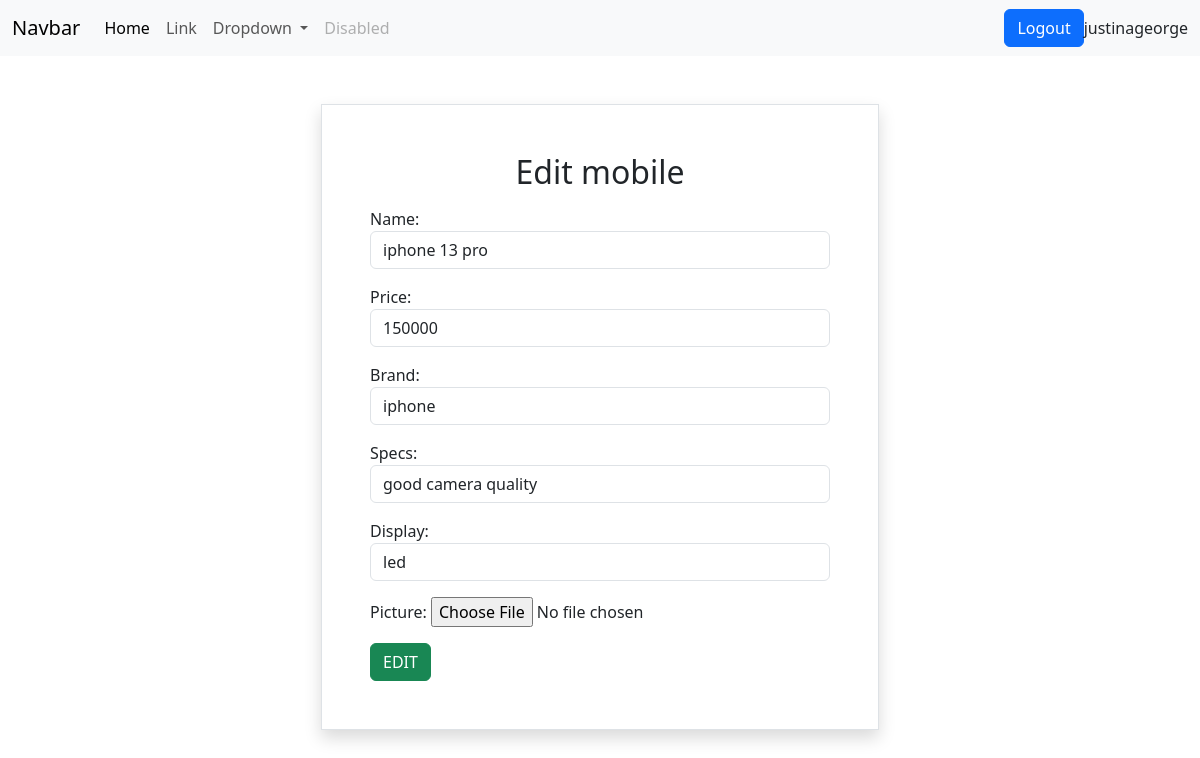
/mobiles/4/change (signed in), run on the app's committed database.
### mobile/models.py (models this page shows, shortened)
class Mobiles(models.Model):
    name=models.CharField(max_length=200,unique=True)
    price=models.PositiveIntegerField()
    brand=models.CharField(max_length=200)
    specs=models.CharField(max_length=200)
    display=models.CharField(max_length=200)
    picture= models.ImageField(upload_to="images",null=True)

### mobile/views.py (the view, shortened to what this page needs)
# urls.py: path("mobiles/<int:pk>/change",views.MobileUpdateView.as_view(), name="mobile-change"),
@method_decorator(signin_required,name="dispatch")
class MobileUpdateView(View):
    def get(self,request,*args,**kwargs):
        id=kwargs.get("pk")
        obj=Mobiles.objects.get(id=id)
        form=MobileForm(instance=obj)
        return render(request,"mobile_change.html",{"form":form})

### mobile/forms.py
class MobileForm(forms.ModelForm):
    class Meta:
        model=Mobiles
        fields="__all__"
        widgets={
            "name":forms.TextInput(attrs={"class":"form-control"}),
            "price":forms.NumberInput(attrs={"class":"form-control"}),
            "brand":forms.TextInput(attrs={"class":"form-control"}),
            "specs":forms.TextInput(attrs={"class":'form-control'}),
            "display":forms.TextInput(attrs={"class":"form-control"})
        }

### mobile/views.py (called while the page is built)
def signin_required(fn):
    def wrapper(request,*args,**kwargs):
        if not request.user.is_authenticated:
            return redirect("signin")
        else:
            return fn(request,*args,**kwargs)
    return wrapper

### mobile/templates/mobile_change.html (shortened to what this page needs)
{%extends 'base.html'%}
{%block body_block%}
<div class="container d-flex justify-content-center mt-5">
    <form action="" method="post" enctype="multipart/form-data"class="w-50 border shadow p-5">
        <h2 class="text-center mb-3">Edit mobile</h2>
        {{form.as_p}}
        <button type="submit" class="btn btn-success ">EDIT</button>
    </form>
    </div>
{%endblock%}

### mobile/templates/base.html (shortened to what this page needs)
<!DOCTYPE html>
<html lang="en">
<head>
    <link href="https://cdn.jsdelivr.net/npm/bootstrap@5.3.2/dist/css/bootstrap.min.css" rel="stylesheet">
</head>
<body>
    <nav class="navbar navbar-expand-lg bg-body-tertiary">
        <div class="container-fluid">
          <a class="navbar-brand" href="#">Navbar</a>
          <div class="collapse navbar-collapse" id="navbarSupportedContent">
            <ul class="navbar-nav me-auto mb-2 mb-lg-0">
              <li class="nav-item">
                <a class="nav-link active" aria-current="page" href="#">Home</a>
              </li>
              <li class="nav-item">
                <a class="nav-link" href="#">Link</a>
              </li>
              <li class="nav-item dropdown">
                <a class="nav-link dropdown-toggle" href="#" role="button" data-bs-toggle="dropdown" aria-expanded="false">
                  Dropdown
                </a>
              </li>
              <li class="nav-item">
                <a class="nav-link disabled" aria-disabled="true">Disabled</a>
              </li>
            </ul>
            <a href="{%url 'signout'%}" class="btn btn-primary">Logout  </a>{{request.user}}
          </div>
        </div>
      </nav>
{%block body_block%}
{%endblock%}
</body>
</html>

### data on the page
Mobiles: name "iphone 13 pro", price "150000", brand "iphone", specs "good camera quality", display "led"

### other printed values
{{ request.user }} "justinageorge"
